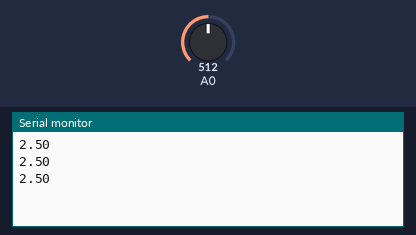
Simulated run of this sketch. Board: Arduino Uno, built with avr-gcc and run on an emulated ATmega328P. Shown: the last lines printed to the serial monitor. Inputs (shaded band) come from the test bench; at power-on: A0 = 512.

Above: at 1.3 s.
1.4 s: A0 set to 716
At 1.9 s:
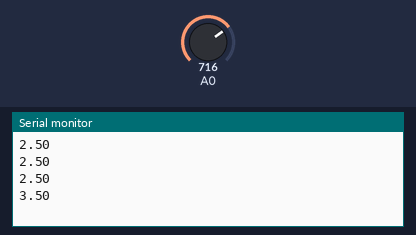
2.9 s: A0 set to 900
At 3.4 s:
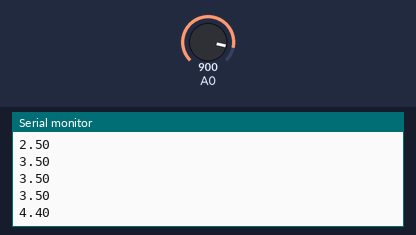
Timing chart, 0 to 5.9 s (numbered marks = the images above; inputs shaded):
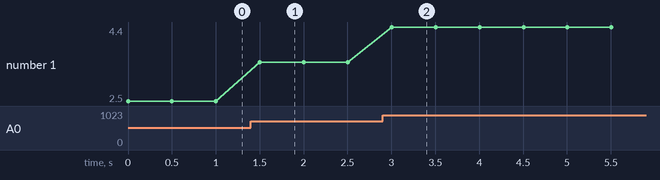

Measured:
- after the input at 1.4 s, the serial monitor: prints a new line after 0.10 s (image 1)
- after the input at 2.9 s, the serial monitor: prints a new line after 0.10 s (image 2)
- plotted number 1: 2.5 → 3.5 after the input at 1.4 s, 3.5 → 4.4 after the input at 2.9 s

The sketch:

ph_sensor.ino
```cpp
// declear the variable
int pH_value;
float voltage;

void setup()
{
    Serial.begin(9600); // intialize the serial communication
    pinMode(pH_value,INPUT);// set the pin mode for the pH value variable to INPUT

}
void loop(){

    pH_value= analogRead(A0); // read the analog input value from pin A0 and store it in pH_value variable
    voltage = pH_value * (5.0/1023);// convert the pH_value to a voltage value and store it in the voltage variable
    Serial.println(voltage); // print the voltage value to the serial monitor
    delay(500); // delay for 500 ms before repeating the loop
}
```
